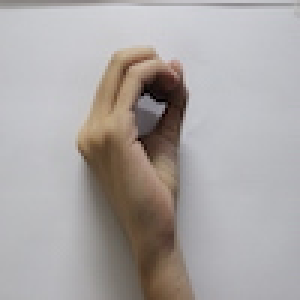
#> input picture Dataset/0/IMG_1249.JPG, 100 x 100 px (shown 3 times larger); its folder holds only this picture in this run
$ jupyter execute --allow-errors 'Deep Learing Lession 5  - Data Loader.ipynb'
#> lines starting #> are read from the running program, lines starting #| are printed output that depends on the picture
[cell 1]
from skimage import transform,data
import matplotlib.pyplot as plt
import numpy as np
import os


PATH = './Dataset/'

FILE_LIST = os.listdir(PATH)

X = []
Y = []

def rgb2gray(rgb):
    return np.dot(rgb[...,:3], [0.299, 0.587, 0.114])


for dir in FILE_LIST:
    for file in os.listdir(f"{PATH}{dir}"):
        Y.append(dir)
        x = transform.resize(rgb2gray(plt.imread(f"{PATH}{dir}/{file}")), (64, 64))
#> in rgb2gray, `return np.dot(rgb[...,:3], [0.299, 0.587, 0.114])`:
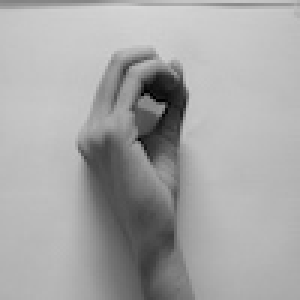
#> returned value: shape (100, 100) float64 (shown 3 times larger); min 0.897, max 215.3, mean 167.1
#> x: shape (64, 64) float64; min 3.38, max 211.7, mean 167.1
        X.append(x)
#> pass 2 of the loop `for dir in FILE_LIST:`:
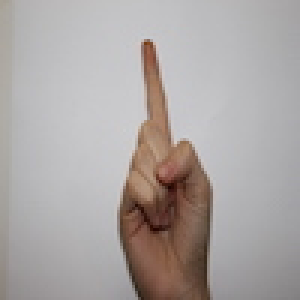
#> input picture Dataset/1/IMG_1129.JPG, 100 x 100 px (shown 3 times larger)
#> in rgb2gray (call 2), `return np.dot(rgb[...,:3], [0.299, 0.587, 0.114])`:
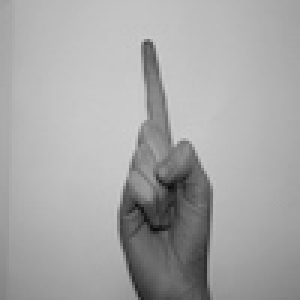
#> returned value: shape (100, 100) float64 (shown 3 times larger); min 11.62, max 206.2, mean 167

plt.imshow(X[0])

plt.show()

X = np.array(X)
Y = np.array(Y)
